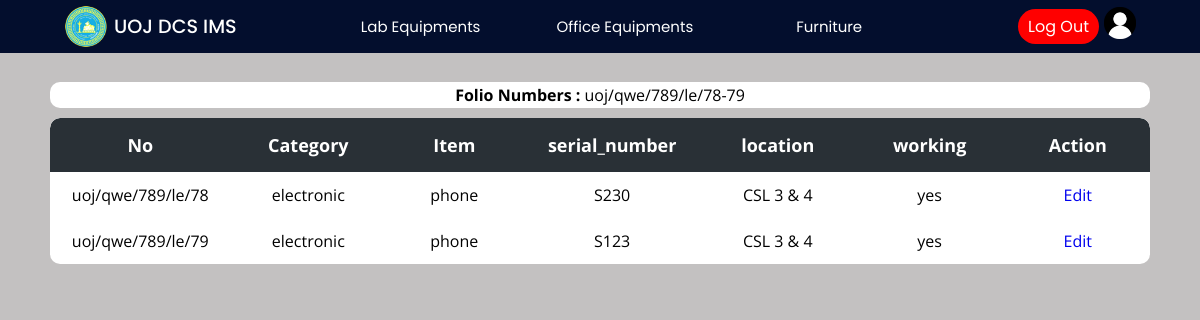
Screenshot of /Project/lab/labItems.php?searchItems=true&id=205 (signed in) with the database file from the repository.
### tables this page shows
CREATE TABLE `invoice` (
  `invoice_id` int(11) NOT NULL,
  `name` varchar(200) NOT NULL,
  `date` date NOT NULL,
  `price` float NOT NULL,
  `quantity` int(11) NOT NULL,
  `folio_number` varchar(50) NOT NULL,
  `description` varchar(400) NOT NULL,
  `supplier_name` varchar(150) NOT NULL,
  `supplier_tt` int(15) NOT NULL,
  `srn` int(11) NOT NULL,
  `type` varchar(15) NOT NULL,
  `page_number` varchar(30) NOT NULL,
  `location` varchar(50) NOT NULL,
  `warranty` int(11) NOT NULL
);

CREATE TABLE `items` (
  `invoice_id` int(11) NOT NULL,
  `set_id` varchar(60) NOT NULL,
  `category` varchar(100) NOT NULL,
  `item` varchar(100) NOT NULL,
  `serial_number` varchar(30) NOT NULL,
  `model_number` varchar(50) NOT NULL,
  `location` varchar(100) NOT NULL,
  `working` enum('yes','no','R','T','D','S') NOT NULL
);

### Project/lab/labItems.php (the view, shortened to what this page needs)
<?php
include("../config/connection.php");
?>
<!DOCTYPE html>
<html lang="en">
<head>
    <link rel="stylesheet" href="../css/lab.css">
    <link rel="stylesheet" href="../css/main.css">
</head>
<body>
    <?php include("../header/header.php"); ?>
    <div class="main-container">
        <?php
        if (isset($_GET['searchItems'])) {
            $id = $_GET['id'];
            $query = "SELECT * FROM items WHERE invoice_id = $id";
            $result = mysqli_query($con, $query);
            mysqli_data_seek($result, 0);
            if (mysqli_num_rows($result) > 0) {
        ?>
                <div class="table-con" style="background-color:white;margin-bottom:10px;padding:2px;">
                    <?php
                    $query1 = "SELECT 	folio_number FROM invoice WHERE invoice_id = $id";
                    $result1 = $con->query($query1);
                    if ($result1) {
                        $row = $result1->fetch_assoc();
                        $value = $row['folio_number'];
                        echo "<b>Folio Numbers :</b> $value";
                    } else {
                        echo "Query error: " . $con->error;
                    }
                    ?>
                </div>
                <div class="table-con">
                    <table>
                        <thead>
                            <tr>
                                <th>No</th>
                                <th>Category</th>
                                <th>Item</th>
                                <th>serial_number</th>
                                <th>location</th>
                                <th>working</th>
                                <th>Action</th>
                            </tr>
                        </thead>
                        <tbody>
                            <?php
                            while ($row = mysqli_fetch_array($result)) {
                            ?>
                                <tr>
                                    <td>
                                        <?php
                                        echo $row['set_id'];
                                        ?>
                                        </a></td>
                                    <td><?php echo $row['category'] ?></a></td>
                                    <td><?php echo $row['item'] ?></td>
                                    <td><?php echo $row['serial_number'] ?></td>
                                    <td><?php echo $row['location'] ?></td>
                                    <td><?php echo $row['working'] ?></td>
                                    <td>
                                        <a href="updateItems.php?id=<?php echo $row['invoice_id'] ?>&setid=<?php echo $row['set_id'] ?>&item=<?php echo $row['item']; ?>">Edit</a>
                                    </td>
                                </tr>
                    <?php
                            }
                        } else {
                            echo "No data";
                        }
                    }
                    ?>
                        </tbody>
                    </table>
                </div>
    </div>
</body>
</html>

### Project/css/lab.css (style rules this page uses)
.main-container { padding: 50px; min-height: 100vh; height: fit-content; background: rgb(195, 193, 193); }
table { border-collapse: collapse; border-radius: 10px; overflow: hidden; max-width: 100%; margin: 0 auto; position: relative; }
.table-con { border-collapse: collapse; background: #fff; border-radius: 10px; margin: auto; position: relative; font-family: 'Open Sans'; text-align: center; background: #fff; overflow: auto; }
th { width: 200px; font-size: 18px; background: #293036; color: white; padding: 15px; }
td { padding: 12px; }

### Project/css/main.css (style rules this page uses)
* { margin: 0; padding: 0; text-decoration: none; box-sizing: border-box; }
:root { --bg-gradient: linear-gradient(-135deg, #01064a, #21acc2); --bg-gray: #e6e6e6; --text-color: #666; --inp-color: #57b846; }
body { font-family: 'Poppins', sans-serif; }

### Project/css/header.css (style rules this page uses)
* { margin: 0; padding: 0; text-decoration: none; box-sizing: border-box; }
:root { background: linear-gradient(-135deg, #01064a, #21acc2); --bg-gray: #e6e6e6; --text-color: #666; --inp-color: #57b846; }
body { font-family: 'Poppins', sans-serif; margin-top: 30px; }

### rows the page displays
invoice: folio_number "uoj/qwe/789/le/78-79"
items: set "uoj/qwe/789/le/78", category "electronic", item "phone", serial_number "S230", location "CSL 3 & 4", working "yes"
items: set "uoj/qwe/789/le/79", category "electronic", item "phone", serial_number "S123", location "CSL 3 & 4", working "yes"
